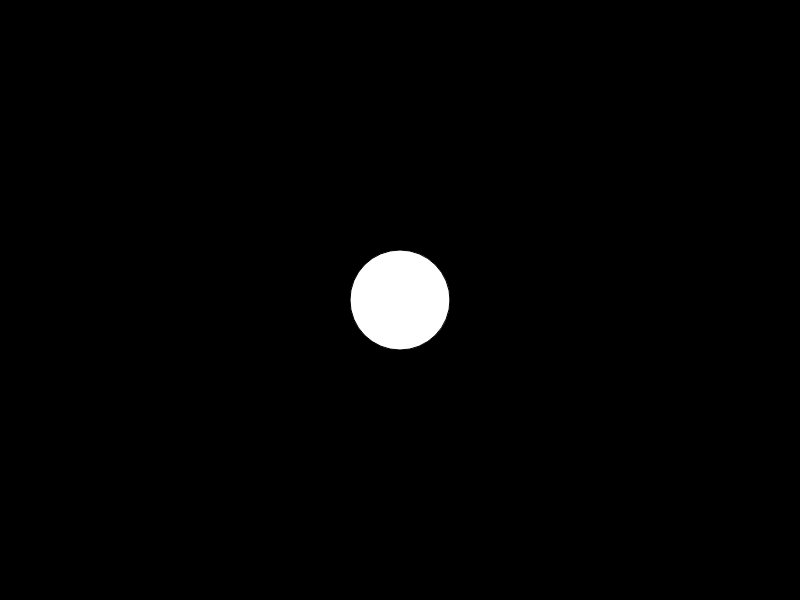
Frame 1 (no input)
Frame 60 (no input): identical to frame 1, image omitted
Frame 120 (the mouse pressed at the canvas centre since frame 60): identical to frame 1, image omitted

The p5.js sketch that drew this single still picture (run headless with seeded random() and noise() and a simulated clock; from frame 60 on, the mouse is pressed at the canvas centre):

// p5.js sketch
// ── sketch.js
function setup() {
  createCanvas(displayWidth, displayHeight);
}

function draw() {
  background(0);
  fill(255);
  ellipse(width/2, height/2, 100, 100);
}
